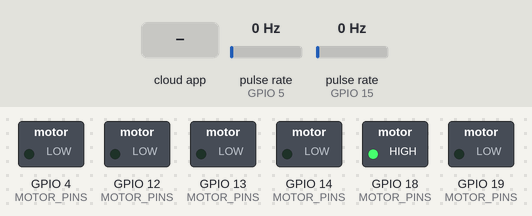
This program was run on a simulated ESP32. Parts: switched loads named in the program (green lamp = pin HIGH). Wiring (inferred from the names in the program): 2 × pulse sensor: data GPIO 5 / data GPIO 15. The test bench sets the inputs (shaded band); at power-on: pulse rate (sensors on GPIO 5, GPIO 15) 0 Hz. The ROS host is connected and sends only what is stated.

Above: at 1.2 s.
1.3 s: the phone or cloud app sets linear.x to -100
At 1.9 s:
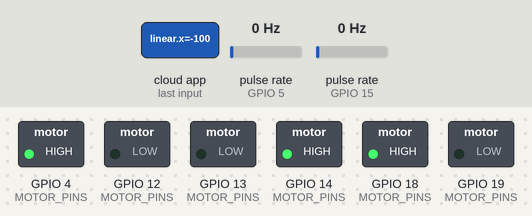
2.8 s: the phone or cloud app sets linear.x to 100
At 3.6 s:
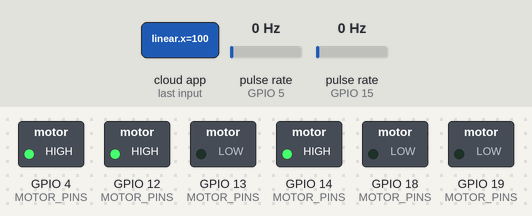
4.3 s: the phone or cloud app sets linear.x to 0
At 5.4 s:
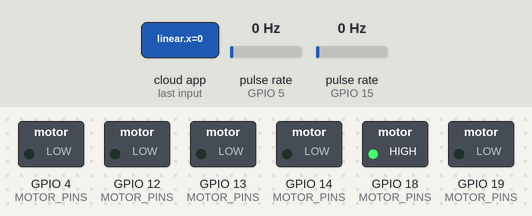
5.8 s: the phone or cloud app sets angular.z to -100
At 7.1 s:
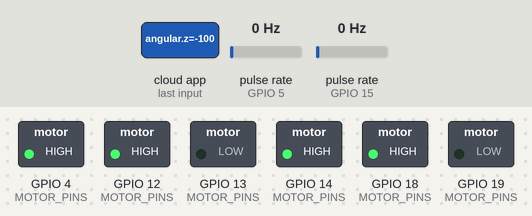
7.4 s: the phone or cloud app sets angular.z to 100
At 7.9 s:
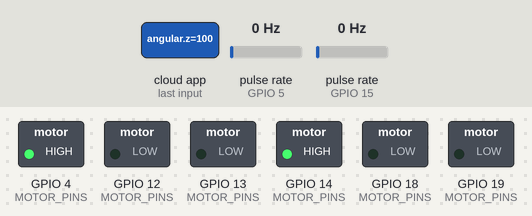
9.0 s: pulse rate (sensor on GPIO 5) set to 4 Hz
At 9.5 s:
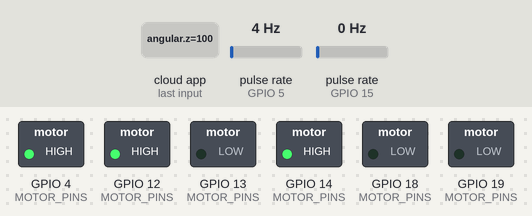
Timing chart, 0 to 13.0 s (numbered marks = the images above; inputs shaded):
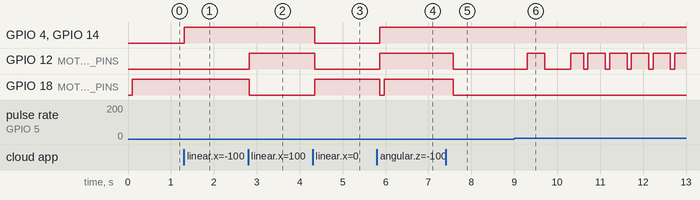

Measured:
- after the input at 1.3 s, GPIO 4 (MOTOR_PINS), GPIO 14 (MOTOR_PINS): LOW → HIGH at once
- after the input at 2.8 s, GPIO 12 (MOTOR_PINS): LOW → HIGH at once; GPIO 18 (MOTOR_PINS): HIGH → LOW at once
- after the input at 4.3 s, GPIO 4 (MOTOR_PINS), GPIO 12 (MOTOR_PINS), GPIO 14 (MOTOR_PINS): HIGH → LOW after 0.05 s; GPIO 18 (MOTOR_PINS): LOW → HIGH after 0.05 s
- after the input at 5.8 s, GPIO 4 (MOTOR_PINS), GPIO 12 (MOTOR_PINS), GPIO 14 (MOTOR_PINS): LOW → HIGH after 0.06 s; GPIO 18 (MOTOR_PINS): HIGH → LOW after 0.06 s, → HIGH 0.10 s later
- after the input at 7.4 s, GPIO 12 (MOTOR_PINS), GPIO 18 (MOTOR_PINS): HIGH → LOW after 0.18 s
- after the input at 9.0 s, GPIO 12 (MOTOR_PINS): goes HIGH 0.40 s, LOW 0.61 s, HIGH 0.30 s, 4 × (LOW 0.10 s, HIGH 0.40 s), LOW 0.10 s, then HIGH, starting after 0.30 s

The program:

main.cpp
```cpp
#include "include.h"

#define LOOPTIME 100

ros::NodeHandle nh;
// rospy_tutorials::Floats debug_msg;
// std_msgs::Header debug_header;
// rovit_navsys::debug debug_message;

// Debug variables
char noVelDataCount = 0;
short cmdVelNoDataMillis;
short cmdVelLastMillis;
short cmdVelTimeout = 0;
bool timeout;

// PID Setting Variables
const float PID_Left_Param[3] = {0.3055939155039545, 9.86003191826279, 0.0};
// opsi lain gain 0.22459699617741438, 7.246654591938676 adjust here https://pidtuner.com/#/DxuRkeRLrY
const float PID_Right_Param[3] = {0.5240459349708211, 9.21523683674757, 0.0};

double leftPIDOut, rightPIDOut, leftSpeed, rightSpeed, leftSetpoint, rightSetpoint;
float speed_array[3];
// float tempLSpeed, tempRSpeed;

PID PIDLeftMotor(&leftSpeed, &leftPIDOut, &leftSetpoint, PID_Left_Param[0], PID_Left_Param[1], PID_Left_Param[2], DIRECT);
PID PIDRightMotor(&rightSpeed, &rightPIDOut, &rightSetpoint, PID_Right_Param[0], PID_Right_Param[1], PID_Right_Param[2], DIRECT);

// void calibCb(const std_msgs::Empty& cal_mode);
void cmdVelCb(const geometry_msgs::Twist &cmd_vel);
// void imu_calibration_routine();
void measureSpeed();
// float SpeedtoPWM(float speed, int motor);
float SpeedtoPWM(float speed, int motor, float correction);

ros::Subscriber<geometry_msgs::Twist> cmdVel("cmd_vel", cmdVelCb);
// ros::Subscriber <std_msgs::Empty> calib_f("imu/calibration", calibCb);

// ros::Publisher imu_pub("imu/data_raw", &imu_msg);
// ros::Publisher debug_pub("debug/data", &debug_message);

geometry_msgs::Vector3Stamped speed_msg;       // create a "speed_msg" ROS message
ros::Publisher speed_pub("speed", &speed_msg); // create a publisher to ROS topic "speed" using the "speed_msg" type

int countLeft = 0;
int countRight = 0;

void left_wheel_tick()
{
  if (digitalRead(MOTOR_PINS[1]) == 1)
  {
    countLeft++;
  }
  else
  {
    countLeft--;
  }
}

void right_wheel_tick()
{
  if (digitalRead(MOTOR_PINS[4]) == 0)
  {
    countRight++;
  }
  else
  {
    countRight--;
  }
}

int getLeftTick()
{
  return countLeft;
}

int getRightTick()
{
  return countRight;
}

int last_millis[2]; // Number of tasks

void motor_setup()
{
  for (int i = 0; i <= 5; i++)
  {
    pinMode(MOTOR_PINS[i], OUTPUT);
  }

  pinMode(ENCODER_PINS[0], INPUT_PULLUP); // Left encoder
  pinMode(ENCODER_PINS[1], INPUT_PULLUP); // Right encoder

  attachInterrupt(digitalPinToInterrupt(ENCODER_PINS[0]), left_wheel_tick, RISING);
  attachInterrupt(digitalPinToInterrupt(ENCODER_PINS[1]), right_wheel_tick, RISING);

  PIDLeftMotor.SetMode(AUTOMATIC);
  PIDRightMotor.SetMode(AUTOMATIC);
  PIDLeftMotor.SetSampleTime(95);
  PIDRightMotor.SetSampleTime(95);
  PIDLeftMotor.SetOutputLimits(-0.7, 0.7);
  PIDRightMotor.SetOutputLimits(-0.7, 0.7);
}

float calculateSpeed(long count, long time)
{
  float speed = (((count / encoder_cpr) / wheel_gear_ratio) * PI * wheel_dia) * (1000 / time);
  return speed;
}

void safetyCmdVelWD()
{
  cmdVelNoDataMillis++;
  if (cmdVelNoDataMillis > 100)
  {
    cmdVelTimeout += millis() - cmdVelLastMillis;
    cmdVelLastMillis = millis();
  }
  if (cmdVelTimeout > 100)
  {
    timeout = true;
  }
  else
  {
    timeout = false;
  }
}

void cmdVelCb(const geometry_msgs::Twist &cmd_vel)
{
  leftSetpoint = cmd_vel.linear.x - cmd_vel.angular.z * (wheelbase / 2);
  rightSetpoint = cmd_vel.linear.x + cmd_vel.angular.z * (wheelbase / 2);
  cmdVelNoDataMillis = 0;
}

void measureSpeed()
{
  leftSpeed = calculateSpeed(getLeftTick(), 10);
  rightSpeed = calculateSpeed(getRightTick(), 10);
}

void setMotorPWM(short PWM, bool left)
{
  if (PWM > 0) // forward
  {
    if (left)
    {
      digitalWrite(MOTOR_PINS[0], HIGH); // EL_left
      digitalWrite(MOTOR_PINS[1], HIGH); // ZF_left
    }
    else
    {
      digitalWrite(MOTOR_PINS[3], HIGH); // EL_right
      digitalWrite(MOTOR_PINS[4], LOW);  // ZF_right
    }
  }
  else // backward
  {
    if (left)
    {
      digitalWrite(MOTOR_PINS[0], HIGH); // EL_left
      digitalWrite(MOTOR_PINS[1], LOW);  // ZF_left
    }
    else
    {
      digitalWrite(MOTOR_PINS[3], HIGH); // EL_right
      digitalWrite(MOTOR_PINS[4], HIGH); // ZF_right
    }
  }

  if (PWM == 0)
  {
    if (left)
    {
      digitalWrite(MOTOR_PINS[0], LOW); // EL_left
    }
    else
    {
      digitalWrite(MOTOR_PINS[3], LOW); // EL_right
    }
  }
}

void motor_run()
{
  /* Compute speed
   * Compute PID
   * Compute Speed to PWM
   * Execute PWM
   */
  float Left_PWM;
  float Right_PWM;

  PIDLeftMotor.Compute();
  PIDRightMotor.Compute();

  Left_PWM = SpeedtoPWM(leftSetpoint, 0, leftPIDOut);
  Right_PWM = SpeedtoPWM(rightSetpoint, 1, rightPIDOut);

  setMotorPWM(Left_PWM, 1);
  setMotorPWM(Right_PWM, 0);

  if (leftSetpoint == 0)
  {
    setMotorPWM(0, 1);
  }
  else
  {
    setMotorPWM(Left_PWM, 1);
  }

  if (rightSetpoint == 0)
  {
    setMotorPWM(0, 0);
  }
  else
  {
    setMotorPWM(Right_PWM, 0);
  }
}

float SpeedtoPWM(float speed, int motor, float correction)
{
  int PWM;
  if (speed > 0)
  {
    PWM = (speed + correction + min_speed[motor]) / speed_to_pwm[motor];
  }
  else
  {
    PWM = (speed + correction - min_speed[motor + 2]) / speed_to_pwm[motor + 2];
  }
  return PWM;
}

void publishSpeed(double time)
{
  measureSpeed();
  speed_msg.header.stamp = nh.now(); // timestamp for odometry data
  speed_msg.vector.x = leftSpeed;    // left wheel speed (in m/s)
  speed_msg.vector.y = rightSpeed;   // right wheel speed (in m/s)
  speed_msg.vector.z = time / 1000;  // looptime, should be the same as specified in LOOPTIME (in s)
  speed_pub.publish(&speed_msg);
  nh.spinOnce();
}

void ros_init()
{
  nh.getHardware()->setBaud(57600);
  nh.initNode();
  // nh.advertise(imu_pub);
  // nh.advertise(debug_pub);
  nh.advertise(speed_pub);
  nh.subscribe(cmdVel);
  // nh.subscribe(calib_f);
}

// void task1(){
//   if(millis() - last_millis[0] > 10){
//     last_millis[0] = millis();
//     imu_update();
//   }
// }

void task2()
{
  if (millis() - last_millis[0] > 100)
  {
    last_millis[0] = millis();
    motor_run();
  }
}

void task3()
{
  if (millis() - last_millis[1] >= LOOPTIME)
  {
    last_millis[1] = millis();
    // update_debug();
    publishSpeed(LOOPTIME);
  }
}

void setup()
{
  ros_init();
  // imu_setup();
  motor_setup();
  WiFi.mode(WIFI_OFF);
  btStop();
}

void loop()
{
  // task1();
  task2();
  task3();
}
```

include.h
```cpp
#include <Arduino.h>
#include <ros.h>
#include <PID_v1.h>
#include <WiFi.h>
// #include <sensor_msgs/Imu.h>
// #include <rospy_tutorials/Floats.h>
#include <std_msgs/Header.h>
#include <geometry_msgs/Vector3Stamped.h>
#include <geometry_msgs/Twist.h>
#include <ros/time.h>
// #include <rovit_navstack/debug.h>
#include <std_msgs/Empty.h>
#include "pinconfig.h"
// #include "imuconfig.h"
#include "robotconfig.h"
// #include <rovit_navsys/debug.h>
```

pinconfig.h
```cpp
// motor driver pin
const int EL_left = 4;  // Enable Motor Driver Left
const int ZF_left = 12;
const int VR_left = 13; // PWM Motor Driver Left

const int EL_right = 14; // Enable Motor Driver Right
const int ZF_right = 18; // Forward or backward
const int VR_right = 19; // PWM Motor Driver Right

// tachometer or signal pin
const int left_encoder = 5;
const int right_encoder = 15;

// assign pin
const int MOTOR_PINS[6] = {EL_left, ZF_left, VR_left,
                           EL_right, ZF_right, VR_right};
const int ENCODER_PINS[2] = {left_encoder, right_encoder};
```

robotconfig.h
```cpp
bool pauseMeasurement;
const float min_speed[4] = {0.008631, -0.01431, -0.0317697, 0.00723746}; //Minimum speed for left forward, right forward, left reverse, right reverse respectively
const float speed_to_pwm[4] = {0.0083231642859, 0.0080549944, 0.00824112673728, 0.007929}; //Speed to pwm conversion for left forward, right forward, left reverse, right reverse respectively
const float wheel_dia = 0.15; //wheel radius in m
const float wheelbase = 0.525; //wheel base in m
const float encoder_cpr = 46; //Encoder ticks or counts per rotation
const float speed_to_pwm_ratio = 0.0123677; //Ratio to convert speed (in m/s) to PWM value.
//It was obtained by plotting the wheel speed in relation to the PWM motor command (the value is the slope of the linear function).

const float wheel_gear_ratio = 0.075; //GearBox Ratio
const float max_speed = 0.4;
```
